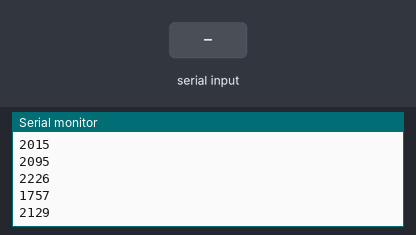
The sketch below on a simulated Arduino Mega 2560, built with avr-gcc and run on an emulated ATmega2560. On the bench: the last lines printed to the serial monitor. Inputs (shaded band) come from the test bench.

Above: at 2.2 s.
2.3 s: "1" received over Serial
At 3.5 s:
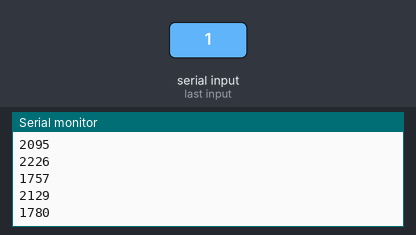
3.8 s: byte 99 ('c') received over Serial
At 4.7 s:
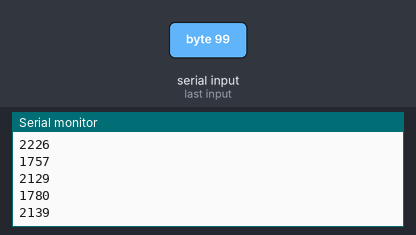
5.3 s: "3" received over Serial
At 5.9 s:
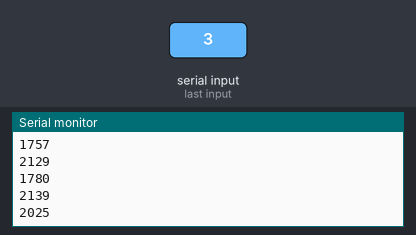
Timing chart, 0 to 8.3 s (numbered marks = the images above; inputs shaded):
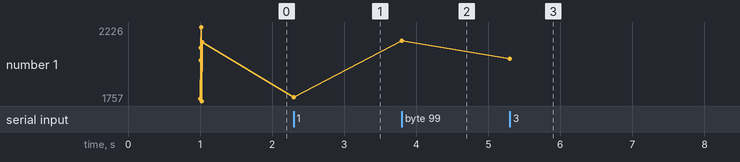

The sketch:

serial_arm_interface.ino
```cpp
#define serialCount 20
#define step 10

#define j1_min 175
#define j1_max 3365

#define j2_min 450
#define j2_max 3445

#define j3_min 3800
#define j3_max 1410

#define j4_min 4095
#define j4_max 200

#define j5_min 3425
#define j5_max 10

#define j6_min 60
#define j6_max 4050

byte header = 0xAA;
byte deviceAddress [6] = {0x1, 0x02, 0x03, 0x04, 0x05, 0x06};
byte dataH = 0x00;    //0x40 + last 5 bits
byte dataL = 0x00;    //first 7 bits
byte feed1 = 0xA5;

//Range conversion
int input0Raw = 0;
int input0Scaled = 0;
int input1Raw = 0;
int input1Scaled = 0;
int inputRange[2] = {0, 1023};
int outputRange[2] = {0, 4095};

int in1 = 1770;
int in2 = 2015;
int in3 = 2095;
int in4 = 2226;
int in5 = 1757;
int in6 = 2129;

//Serial Buffer
const int buffLen = 4;
byte buff[buffLen] = {header, deviceAddress, dataH, dataL};

void Move(int x, byte address) {
  word target = x;
  Serial.println(target);
  byte deviceAddress = address;
  dataH = 0x40 + (target & 0x1F);
  dataL  =(target >> 5) & 0x7F;
  Serial1.write(0xAA); //tells the controller we're starting to send it commands
  Serial1.write(deviceAddress);   //This is the pololu device #
  Serial1.write(dataH); //first half of the target,
  Serial1.write(dataL);   //second half of the target

//  Serial.print(0xAA,HEX); //tells the controller we're starting to send it commands
//  Serial.print(deviceAddress,HEX);   //This is the pololu device # you're connected too that is found in the config utility(converted to hex). I'm using #11 in this example
//  Serial.print(0x40 + (target & 0x1F),HEX); //first half of the target, see the pololu jrk manual for more specifics
//  Serial.print((target >> 5) & 0x7F,HEX);   //second half of the target, " " "
//  Serial.println();
}
void feedBack(byte address)
{
  word data;
  byte low, high;
  Serial1.write(header);
  Serial1.write(address);
  Serial1.write(feed1);
  while(!Serial1.available()){}
  low = Serial1.read();
  high = Serial1.read();
  data = high;
  data = data << 8 | low;
  Serial.println(data);
}
void setup()
{
  Serial.begin(9600);
  Serial1.begin(9600);
  Serial.println("Get ready for the action!");
  delay(1000);
  Move(in1, deviceAddress[0]);
  Move(in2, deviceAddress[1]);
  Move(in3, deviceAddress[2]);
  Move(in4, deviceAddress[3]);
  Move(in5, deviceAddress[4]);
  Move(in6, deviceAddress[5]);

//  feedBack(deviceAddress[0]);
//  feedBack(deviceAddress[1]);
//  feedBack(deviceAddress[2]);
//  feedBack(deviceAddress[3]);
//  feedBack(deviceAddress[4]);
//  feedBack(deviceAddress[5]);
}

void loop()
{
  if (Serial.available()>0)
  {
    char inByte = Serial.read();

    if(inByte == '1')
    {
      in1 += step;
      in1 = constrain(in1, j1_min, j1_max);
      Move(in1, deviceAddress[0]);
    }
    else if(inByte == '2')
    {
      in1 -= step;
      in1 = constrain(in1, j1_min, j1_max);
      Move(in1, deviceAddress[0]);
    }

    else if(inByte == '3')
    {
      in2 += step;
      in2 = constrain(in2, j2_min, j2_max);
      Move(in2, deviceAddress[1]);
    }
    else if(inByte == '4')
    {
      in2 -= step;
      in2 = constrain(in2, j2_min, j2_max);
      Move(in2, deviceAddress[1]);
    }

    else if(inByte == '5')
    {
      in3 += step;
      in3 = constrain(in3, j3_max, j3_min);
      Move(in3, deviceAddress[2]);
    }
    else if(inByte == '6')
    {
      in3 -= step;
      in3 = constrain(in3, j3_max, j3_min);
      Move(in3, deviceAddress[2]);
    }

     else if(inByte == '7')
    {
      in4 += step;
      in4 = constrain(in4, j4_max, j4_min);
      Move(in4, deviceAddress[3]);
    }
    else if(inByte == '8')
    {
      in4 -= step;
      in4 = constrain(in4, j4_max, j4_min);
      Move(in4, deviceAddress[3]);
    }
         else if(inByte == 'a')
    {
      in5 += step;
      in5 = constrain(in5, j5_max, j5_min);
      Move(in5, deviceAddress[4]);
    }
    else if(inByte == 'b')
    {
      in5 -= step;
      in5 = constrain(in5, j5_max, j5_min);
      Move(in5, deviceAddress[4]);
    }


    else if(inByte == 'c')
    {
      in6 += step;
      in6 = constrain(in6, j6_min, j6_max);
      Move(in6, deviceAddress[5]);
    }
    else if(inByte == 'd')
    {
      in6 -= step;
      in6 = constrain(in6, j6_min, j6_max);
      Move(in6, deviceAddress[5]);
    }

  }
  /*Move(input0Scaled, deviceAddress[0]);
  Move(input1Scaled, deviceAddress[1]);
  Move(input1Scaled, deviceAddress[2]);
  Move(input1Scaled, deviceAddress[3]);
  Move(input1Scaled, deviceAddress[4]);
  Move(input1Scaled, deviceAddress[5]);
  feedBack(deviceAddress[0]);
  feedBack(deviceAddress[1]);
  feedBack(deviceAddress[2]);
  feedBack(deviceAddress[3]);
  feedBack(deviceAddress[4]);
  feedBack(deviceAddress[5]);*/
  delay(1);
}
```

Measured:
- after the input at 2.3 s, the serial monitor: prints a new line at once (image 1)
- after the input at 3.8 s, the serial monitor: prints a new line at once (image 2)
- after the input at 5.3 s, the serial monitor: prints a new line at once (image 3)
- plotted number 1: 2129 → 1780 after the input at 2.3 s, 1780 → 2139 after the input at 3.8 s, 2139 → 2025 after the input at 5.3 s
